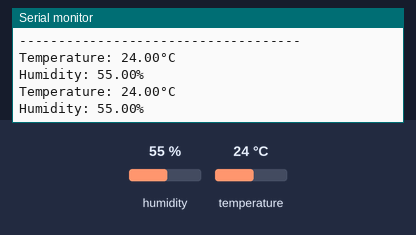
The sketch below on a simulated ESP32. On the bench: the last lines printed to the serial monitor. The test bench sets the inputs (shaded band); at power-on: humidity 55 %, temperature 24 °C.

Above: at 4.8 s.
4.9 s: humidity set to 22 %
At 7.4 s:
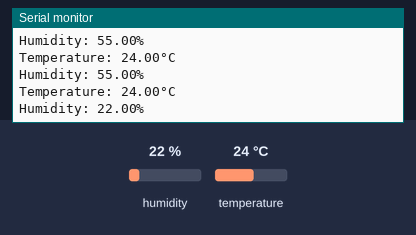
7.9 s: temperature set to 12 °C
At 9.1 s:
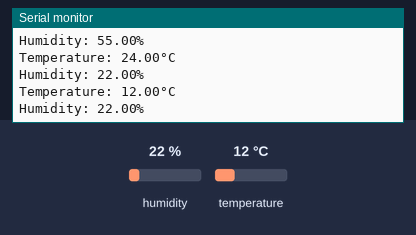
10.9 s: humidity set to 40 %
At 12.5 s:
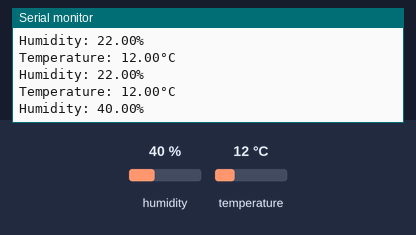
Timing chart, 0 to 14.0 s (numbered marks = the images above; inputs shaded):
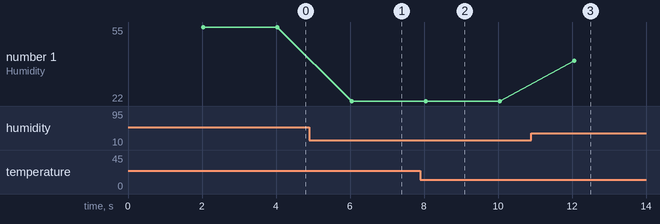

The sketch:

dht11.ino
```cpp
// (licence header left out)
// REQUIRES the following Arduino libraries:
// - DHT Sensor Library: https://github.com/adafruit/DHT-sensor-library
// - Adafruit Unified Sensor Lib: https://github.com/adafruit/Adafruit_Sensor

// mvk PIN 002 on the ttgo did not work

#include <Wire.h>
#include <Adafruit_Sensor.h>
#include <DHT.h>
#include <DHT_U.h>

#define DHTPIN 13     // Digital pin connected to the DHT sensor
// Feather HUZZAH ESP8266 note: use pins 3, 4, 5, 12, 13 or 14 --
// Pin 15 can work but DHT must be disconnected during program upload.

// Uncomment the type of sensor in use:
//#define DHTTYPE    DHT11     // DHT 11
#define DHTTYPE    DHT22     // DHT 22 (AM2302)
//#define DHTTYPE    DHT21     // DHT 21 (AM2301)

// See guide for details on sensor wiring and usage:
//   https://learn.adafruit.com/dht/overview

DHT_Unified dht(DHTPIN, DHTTYPE);

uint32_t delayMS;

void setup() {
  Serial.begin(115200);
  // Initialize device.
  dht.begin();
  Serial.println(F("DHTxx Unified Sensor Example"));
  // Print temperature sensor details.
  sensor_t sensor;
  dht.temperature().getSensor(&sensor);
  Serial.println(F("------------------------------------"));
  Serial.println(F("Temperature Sensor"));
  Serial.print  (F("Sensor Type: ")); Serial.println(sensor.name);
  Serial.print  (F("Driver Ver:  ")); Serial.println(sensor.version);
  Serial.print  (F("Unique ID:   ")); Serial.println(sensor.sensor_id);
  Serial.print  (F("Max Value:   ")); Serial.print(sensor.max_value); Serial.println(F("°C"));
  Serial.print  (F("Min Value:   ")); Serial.print(sensor.min_value); Serial.println(F("°C"));
  Serial.print  (F("Resolution:  ")); Serial.print(sensor.resolution); Serial.println(F("°C"));
  Serial.println(F("------------------------------------"));
  // Print humidity sensor details.
  dht.humidity().getSensor(&sensor);
  Serial.println(F("Humidity Sensor"));
  Serial.print  (F("Sensor Type: ")); Serial.println(sensor.name);
  Serial.print  (F("Driver Ver:  ")); Serial.println(sensor.version);
  Serial.print  (F("Unique ID:   ")); Serial.println(sensor.sensor_id);
  Serial.print  (F("Max Value:   ")); Serial.print(sensor.max_value); Serial.println(F("%"));
  Serial.print  (F("Min Value:   ")); Serial.print(sensor.min_value); Serial.println(F("%"));
  Serial.print  (F("Resolution:  ")); Serial.print(sensor.resolution); Serial.println(F("%"));
  Serial.println(F("------------------------------------"));
  // Set delay between sensor readings based on sensor details.
  delayMS = sensor.min_delay / 1000;
}

void loop() {
  // Delay between measurements.
  delay(delayMS);
  // Get temperature event and print its value.
  sensors_event_t event;
  dht.temperature().getEvent(&event);
  if (isnan(event.temperature)) {
    Serial.println(F("Error reading temperature!"));
  }
  else {
    Serial.print(F("Temperature: "));
    Serial.print(event.temperature);
    Serial.println(F("°C"));
  }
  // Get humidity event and print its value.
  dht.humidity().getEvent(&event);
  if (isnan(event.relative_humidity)) {
    Serial.println(F("Error reading humidity!"));
  }
  else {
    Serial.print(F("Humidity: "));
    Serial.print(event.relative_humidity);
    Serial.println(F("%"));
  }
}
```

Measured:
- after the input at 4.9 s, the serial monitor: prints a new line after 1.1 s (image 1)
- after the input at 7.9 s, the serial monitor: prints a new line after 0.15 s (image 2)
- after the input at 10.9 s, the serial monitor: prints a new line after 1.2 s (image 3)
- plotted number 1: 55 → 22 after the input at 4.9 s, 22 → 40 after the input at 10.9 s
